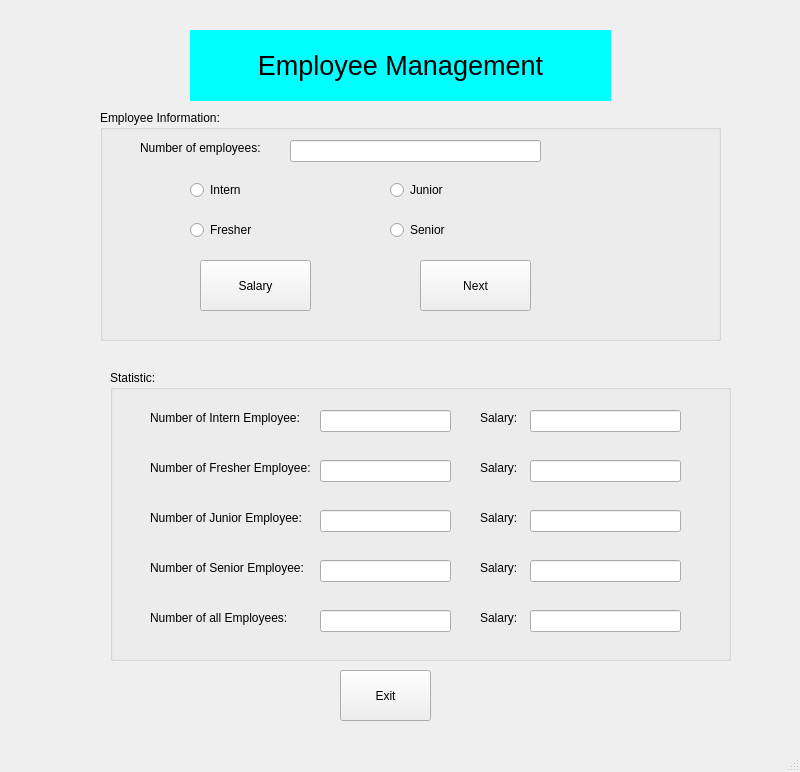
<?xml version="1.0" encoding="UTF-8"?>
<ui version="4.0">
 <class>TRANTHANHTHINH_K234111418_K234111E</class>
 <widget class="QMainWindow" name="TRANTHANHTHINH_K234111418_K234111E">
  <property name="geometry">
   <rect>
    <x>0</x>
    <y>0</y>
    <width>800</width>
    <height>772</height>
   </rect>
  </property>
  <property name="windowTitle">
   <string>TRAN THANH THINH_K234111418_K234111E</string>
  </property>
  <property name="windowIcon">
   <iconset>
    <normaloff>C:/Users/FPT/Downloads/z5952311538473_ea6978a9529ba82f5a3f7a9a13b9c7de.jpg</normaloff>C:/Users/FPT/Downloads/z5952311538473_ea6978a9529ba82f5a3f7a9a13b9c7de.jpg</iconset>
  </property>
  <widget class="QWidget" name="centralwidget">
   <widget class="QLabel" name="label">
    <property name="geometry">
     <rect>
      <x>190</x>
      <y>30</y>
      <width>421</width>
      <height>71</height>
     </rect>
    </property>
    <property name="font">
     <font>
      <pointsize>20</pointsize>
     </font>
    </property>
    <property name="styleSheet">
     <string notr="true">background-color: rgb(0, 255, 255);</string>
    </property>
    <property name="text">
     <string>Employee Management</string>
    </property>
    <property name="alignment">
     <set>Qt::AlignCenter</set>
    </property>
   </widget>
   <widget class="QGroupBox" name="groupBox">
    <property name="geometry">
     <rect>
      <x>100</x>
      <y>110</y>
      <width>621</width>
      <height>231</height>
     </rect>
    </property>
    <property name="title">
     <string>Employee Information:</string>
    </property>
    <widget class="QLabel" name="label_2">
     <property name="geometry">
      <rect>
       <x>40</x>
       <y>30</y>
       <width>141</width>
       <height>16</height>
      </rect>
     </property>
     <property name="text">
      <string>Number of employees:</string>
     </property>
    </widget>
    <widget class="QLineEdit" name="lineEditNumberOfEmployee">
     <property name="geometry">
      <rect>
       <x>190</x>
       <y>30</y>
       <width>251</width>
       <height>22</height>
      </rect>
     </property>
    </widget>
    <widget class="QRadioButton" name="radioButtonIntern">
     <property name="geometry">
      <rect>
       <x>90</x>
       <y>70</y>
       <width>95</width>
       <height>20</height>
      </rect>
     </property>
     <property name="text">
      <string>Intern</string>
     </property>
    </widget>
    <widget class="QRadioButton" name="radioButtonJunior">
     <property name="geometry">
      <rect>
       <x>290</x>
       <y>70</y>
       <width>95</width>
       <height>20</height>
      </rect>
     </property>
     <property name="text">
      <string>Junior</string>
     </property>
    </widget>
    <widget class="QRadioButton" name="radioButtonFresher">
     <property name="geometry">
      <rect>
       <x>90</x>
       <y>110</y>
       <width>95</width>
       <height>20</height>
      </rect>
     </property>
     <property name="text">
      <string>Fresher</string>
     </property>
    </widget>
    <widget class="QRadioButton" name="radioButtonSenior">
     <property name="geometry">
      <rect>
       <x>290</x>
       <y>110</y>
       <width>95</width>
       <height>20</height>
      </rect>
     </property>
     <property name="text">
      <string>Senior</string>
     </property>
    </widget>
    <widget class="QPushButton" name="pushButtonSalary">
     <property name="geometry">
      <rect>
       <x>100</x>
       <y>150</y>
       <width>111</width>
       <height>51</height>
      </rect>
     </property>
     <property name="text">
      <string>Salary</string>
     </property>
     <property name="icon">
      <iconset>
       <normaloff>C:/Users/FPT/Downloads/3709727_problem_process_solution_solve_trouble_icon.png</normaloff>C:/Users/FPT/Downloads/3709727_problem_process_solution_solve_trouble_icon.png</iconset>
     </property>
    </widget>
    <widget class="QPushButton" name="pushButtonNext">
     <property name="geometry">
      <rect>
       <x>320</x>
       <y>150</y>
       <width>111</width>
       <height>51</height>
      </rect>
     </property>
     <property name="text">
      <string>Next</string>
     </property>
     <property name="icon">
      <iconset>
       <normaloff>C:/Users/FPT/Downloads/1564517_music_next_player_icon.png</normaloff>C:/Users/FPT/Downloads/1564517_music_next_player_icon.png</iconset>
     </property>
    </widget>
   </widget>
   <widget class="QGroupBox" name="groupBox_2">
    <property name="geometry">
     <rect>
      <x>110</x>
      <y>370</y>
      <width>621</width>
      <height>291</height>
     </rect>
    </property>
    <property name="title">
     <string>Statistic:</string>
    </property>
    <widget class="QLabel" name="label_3">
     <property name="geometry">
      <rect>
       <x>40</x>
       <y>40</y>
       <width>171</width>
       <height>16</height>
      </rect>
     </property>
     <property name="text">
      <string>Number of Intern Employee:</string>
     </property>
    </widget>
    <widget class="QLabel" name="label_4">
     <property name="geometry">
      <rect>
       <x>370</x>
       <y>40</y>
       <width>55</width>
       <height>16</height>
      </rect>
     </property>
     <property name="text">
      <string>Salary:</string>
     </property>
    </widget>
    <widget class="QLineEdit" name="lineEditNumberofInternEmployee">
     <property name="geometry">
      <rect>
       <x>210</x>
       <y>40</y>
       <width>131</width>
       <height>22</height>
      </rect>
     </property>
    </widget>
    <widget class="QLineEdit" name="lineEditSalaryIntern">
     <property name="geometry">
      <rect>
       <x>420</x>
       <y>40</y>
       <width>151</width>
       <height>22</height>
      </rect>
     </property>
    </widget>
    <widget class="QLineEdit" name="lineEditSalaryFresher">
     <property name="geometry">
      <rect>
       <x>420</x>
       <y>90</y>
       <width>151</width>
       <height>22</height>
      </rect>
     </property>
    </widget>
    <widget class="QLabel" name="label_5">
     <property name="geometry">
      <rect>
       <x>370</x>
       <y>90</y>
       <width>55</width>
       <height>16</height>
      </rect>
     </property>
     <property name="text">
      <string>Salary:</string>
     </property>
    </widget>
    <widget class="QLabel" name="label_6">
     <property name="geometry">
      <rect>
       <x>40</x>
       <y>90</y>
       <width>171</width>
       <height>16</height>
      </rect>
     </property>
     <property name="text">
      <string>Number of Fresher Employee:</string>
     </property>
    </widget>
    <widget class="QLineEdit" name="lineEditNumberofFresherEmployee">
     <property name="geometry">
      <rect>
       <x>210</x>
       <y>90</y>
       <width>131</width>
       <height>22</height>
      </rect>
     </property>
    </widget>
    <widget class="QLineEdit" name="lineEditSalaryJunior">
     <property name="geometry">
      <rect>
       <x>420</x>
       <y>140</y>
       <width>151</width>
       <height>22</height>
      </rect>
     </property>
    </widget>
    <widget class="QLineEdit" name="lineEditNumberofJuniorEmployee">
     <property name="geometry">
      <rect>
       <x>210</x>
       <y>140</y>
       <width>131</width>
       <height>22</height>
      </rect>
     </property>
    </widget>
    <widget class="QLabel" name="label_7">
     <property name="geometry">
      <rect>
       <x>40</x>
       <y>140</y>
       <width>171</width>
       <height>16</height>
      </rect>
     </property>
     <property name="text">
      <string>Number of Junior Employee:</string>
     </property>
    </widget>
    <widget class="QLabel" name="label_8">
     <property name="geometry">
      <rect>
       <x>370</x>
       <y>140</y>
       <width>55</width>
       <height>16</height>
      </rect>
     </property>
     <property name="text">
      <string>Salary:</string>
     </property>
    </widget>
    <widget class="QLabel" name="label_9">
     <property name="geometry">
      <rect>
       <x>40</x>
       <y>190</y>
       <width>171</width>
       <height>16</height>
      </rect>
     </property>
     <property name="text">
      <string>Number of Senior Employee:</string>
     </property>
    </widget>
    <widget class="QLineEdit" name="lineEditSalarySenior">
     <property name="geometry">
      <rect>
       <x>420</x>
       <y>190</y>
       <width>151</width>
       <height>22</height>
      </rect>
     </property>
    </widget>
    <widget class="QLineEdit" name="lineEditNumberofSeniorEmployee">
     <property name="geometry">
      <rect>
       <x>210</x>
       <y>190</y>
       <width>131</width>
       <height>22</height>
      </rect>
     </property>
    </widget>
    <widget class="QLabel" name="label_10">
     <property name="geometry">
      <rect>
       <x>370</x>
       <y>190</y>
       <width>55</width>
       <height>16</height>
      </rect>
     </property>
     <property name="text">
      <string>Salary:</string>
     </property>
    </widget>
    <widget class="QLabel" name="label_11">
     <property name="geometry">
      <rect>
       <x>370</x>
       <y>240</y>
       <width>55</width>
       <height>16</height>
      </rect>
     </property>
     <property name="text">
      <string>Salary:</string>
     </property>
    </widget>
    <widget class="QLineEdit" name="lineEditSalaryAll">
     <property name="geometry">
      <rect>
       <x>420</x>
       <y>240</y>
       <width>151</width>
       <height>22</height>
      </rect>
     </property>
    </widget>
    <widget class="QLabel" name="label_12">
     <property name="geometry">
      <rect>
       <x>40</x>
       <y>240</y>
       <width>171</width>
       <height>16</height>
      </rect>
     </property>
     <property name="text">
      <string>Number of all Employees:</string>
     </property>
    </widget>
    <widget class="QLineEdit" name="lineEditNumberofAllEmployee">
     <property name="geometry">
      <rect>
       <x>210</x>
       <y>240</y>
       <width>131</width>
       <height>22</height>
      </rect>
     </property>
    </widget>
   </widget>
   <widget class="QPushButton" name="pushButtonExt">
    <property name="geometry">
     <rect>
      <x>340</x>
      <y>670</y>
      <width>91</width>
      <height>51</height>
     </rect>
    </property>
    <property name="text">
     <string>Exit</string>
    </property>
    <property name="icon">
     <iconset>
      <normaloff>C:/Users/FPT/Downloads/1564506_close_exit_logout_power_icon.png</normaloff>C:/Users/FPT/Downloads/1564506_close_exit_logout_power_icon.png</iconset>
    </property>
   </widget>
  </widget>
  <widget class="QMenuBar" name="menubar">
   <property name="geometry">
    <rect>
     <x>0</x>
     <y>0</y>
     <width>800</width>
     <height>26</height>
    </rect>
   </property>
  </widget>
  <widget class="QStatusBar" name="statusbar"/>
 </widget>
 <resources/>
 <connections/>
</ui>
